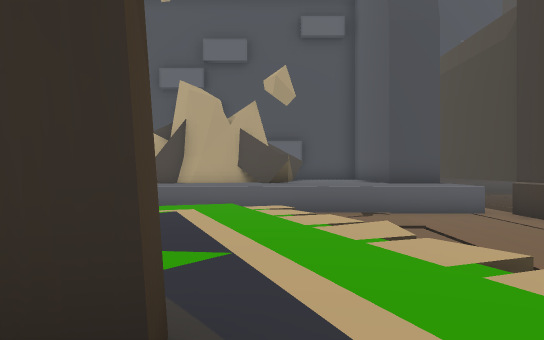
[1] (above)

22 first-person views from a walk through a scene from a Unity 3-D project. The camera is 1.4 m above the floor, looks level and sees 70° across. The floor is counted in squares, 2 m on a side. Each view is taken from the middle of a square. On the plan, view 1 faces up. The plan holds only what a view shows up to about 11 squares ahead; the rest is blank. The place goes on beyond the plan.

[2]
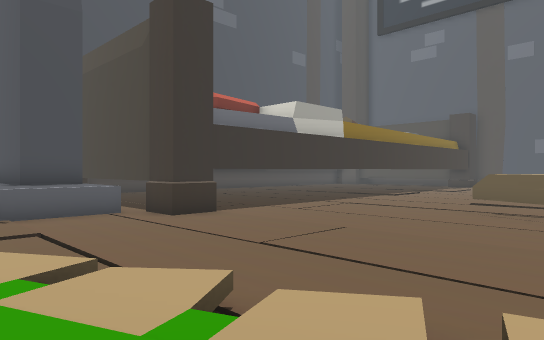

[3]
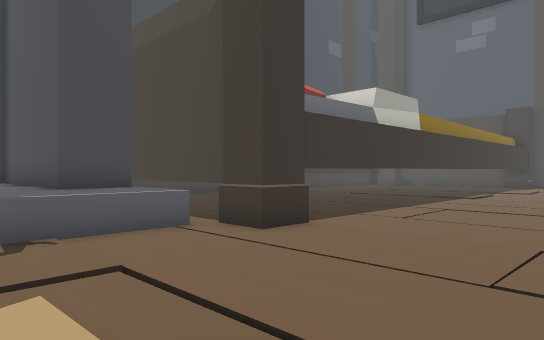

[4]
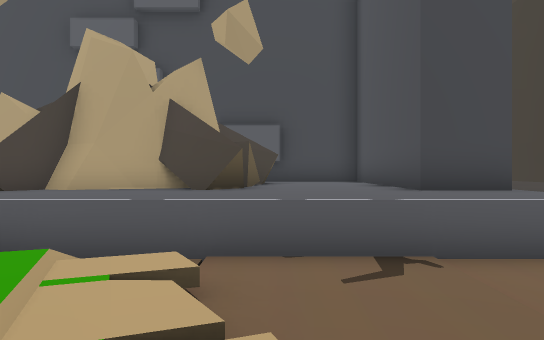

[5]
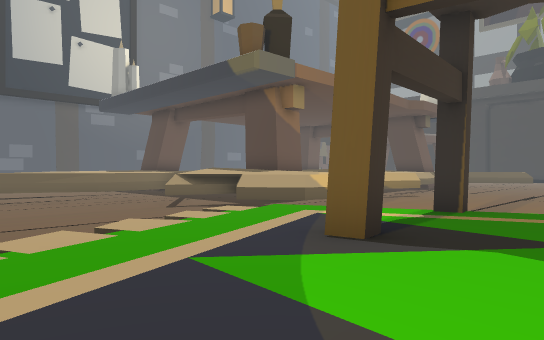

[6]
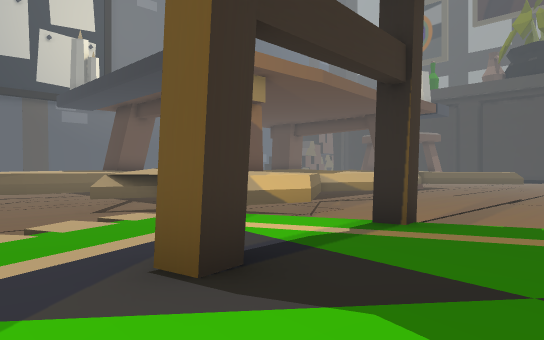

[7]
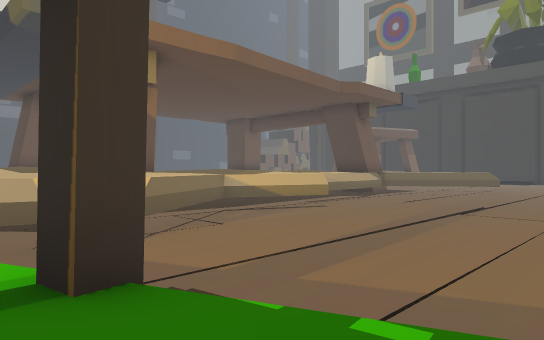

[8]
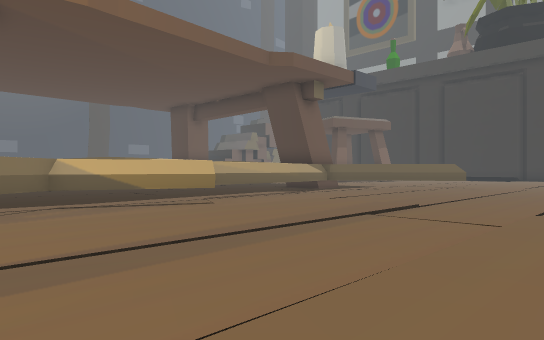

[9]
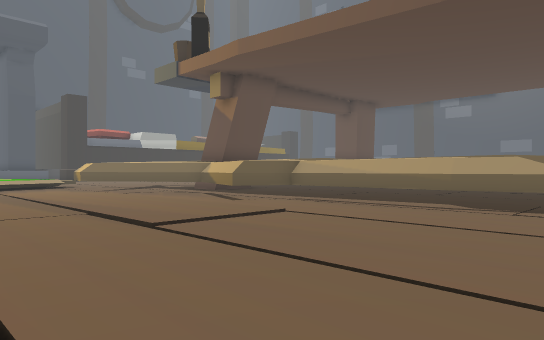

[10]
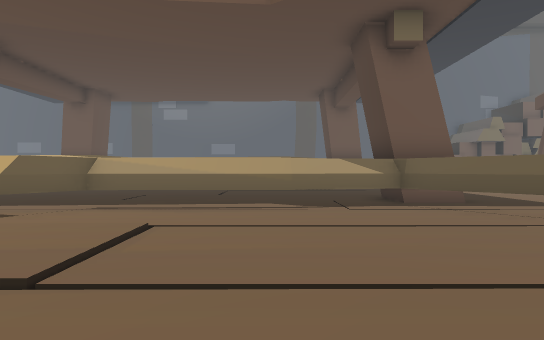

[11]
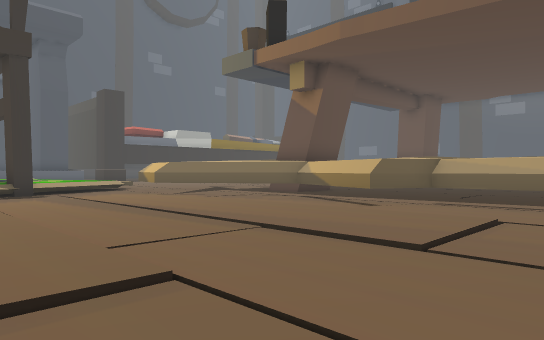

[12]
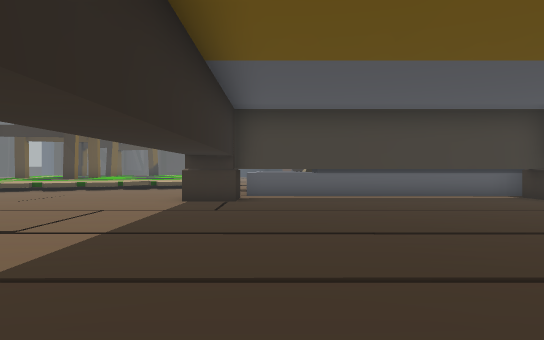

[13]
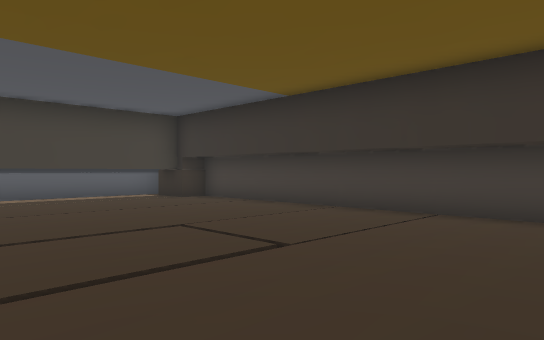

[14]
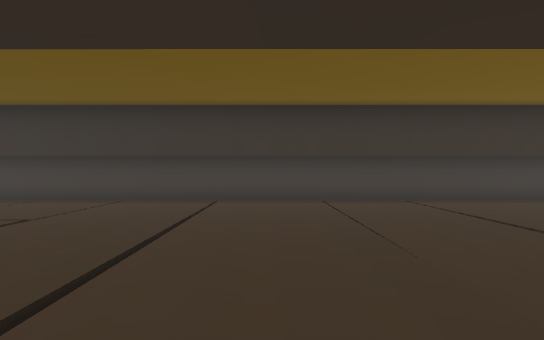

[15]
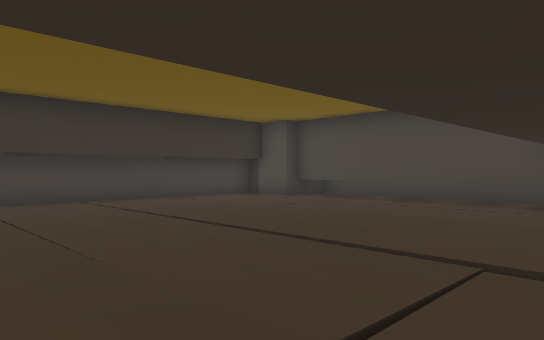

[16]
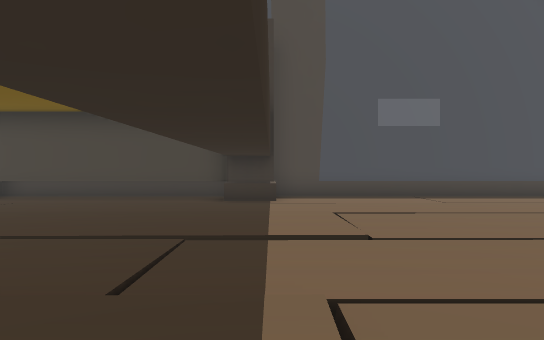

[17]
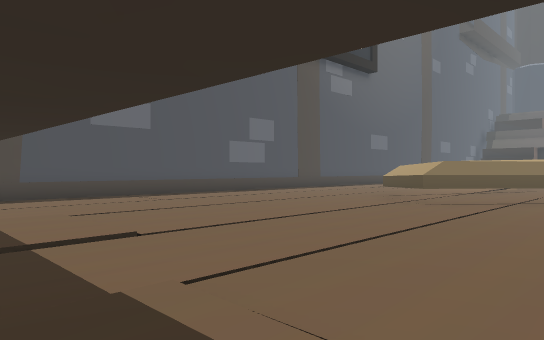

[18]
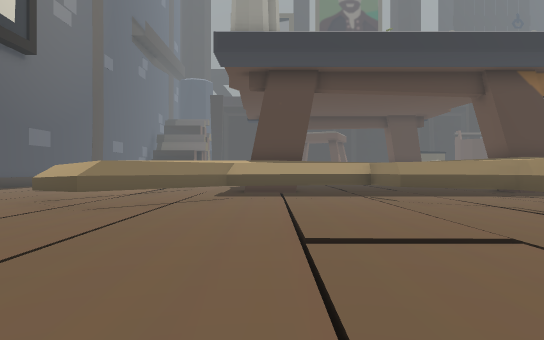

[19]
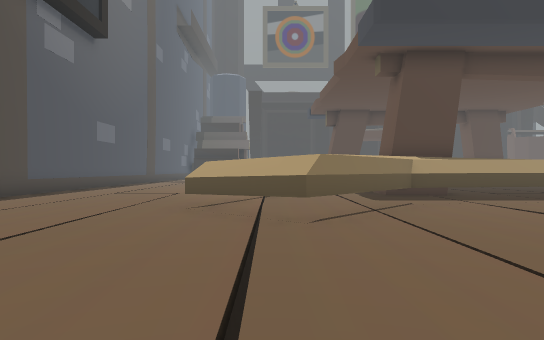

[20]
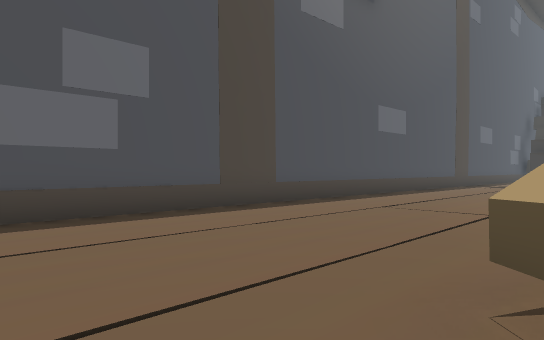

[21]
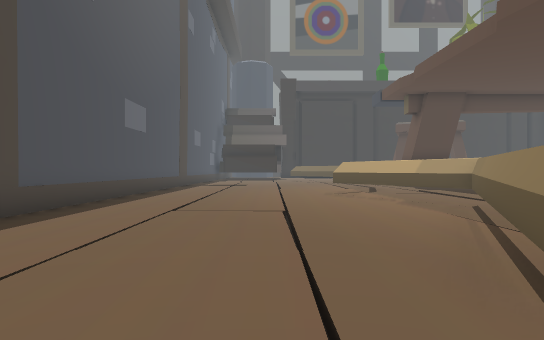

[22]
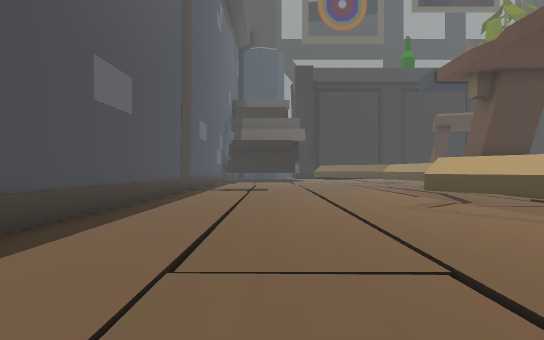

### Floor plan
Key: @ floor where view 1 was taken; # wall or solid block; . main floor; : floor 0.25 m higher than the main floor; + floor 0.75 m higher than the main floor; / step, stairs or slope; = window, fence, low wall or low ledge; ^ raised ledge; T thing the floor can be seen under or through.
Columns run from 3 left of view 1 to 27 right of it. Each row starts with its distance up from view 1.
 18           ##################
 17         ###./.......././../.
 16     ^^^ ##../.......././.././
 15     ^^^ ##../....../././.././#
 14     ^^^ ##../....../././..///#
 13    #^^^ ##../....../././.././#
 12 ##^#^^^ ##../....../././.././#
 11 ^^^^^^^^^#../....../././.././#
 10 ^^^^^^^^^#../....../:/./.././#
  9  ///::/./##//..... / ///::/./##
  8  //=::/./##./..... /:/./::/./##
  7  +++///./...///.   .././///./.#
  6  +++=././.../.......././.././.#
  5 + +++././.../.......././.././.#
  4  +++/=/.///./....::.././.././/#
  3 +++++=///.../.T..::.././.././.#
  2 +++++/=./.../.T..::.././.././.#
  1 ++#+++=./.../TT.....././../. .#
  0 +++@+++./.../T#....../##.././.#
 -1 +++++/ ^ .#./ ^^^....^ ^#././.#
 -2  +/#..^#### /^  ^..^^^  #././.#
 -3  /....#      ^  ^^^^   ^.././.#
 -4  .....##         ^     ^.././.#
 -5 ....../#          ##^  ^.././.#
 -6  ...../##             ^..././.#
 -7 ....../.#             ^..././.#
 -8 ....../.^              ^.././.#
 -9  :..../#^^             ^.././.#
-10  :..../#^               #././.#
-11 ::..::/.#              ^::/./.#
-12 ....::/.#              .::/./.#
-13  ...../.^^             ..././.#
-14 ....../.#^             ..././.#
-15  ...../..^^
-16   ..../..^
-17  ...../#^^^^

Where each view was taken, in squares from view 1:
view 1: 0 up, 0 right, facing up
view 2: 0 up, 1 right, facing up-right
view 3: 3 up, 1 right, facing up-right
view 4: 5 up, 1 right, facing up
view 5: 5 up, 3 left, facing down-right
view 6: 3 up, 3 left, facing down-right
view 7: 1 down, 3 left, facing down-right
view 8: 5 down, 3 left, facing down-right
view 9: 17 down, 2 left, facing up-right
view 10: 14 down, 2 left, facing right
view 11: 14 down, 3 left, facing up-right
view 12: 10 up, 16 right, facing left
view 13: 11 up, 16 right, facing up-left
view 14: 8 up, 17 right, facing up
view 15: 8 up, 17 right, facing up-right
view 16: 8 up, 16 right, facing right
view 17: 9 up, 16 right, facing down-right
view 18: 8 up, 16 right, facing down
view 19: 6 up, 20 right, facing down
view 20: 1 up, 21 right, facing down-right
view 21: 1 up, 23 right, facing down
view 22: 3 down, 24 right, facing down
